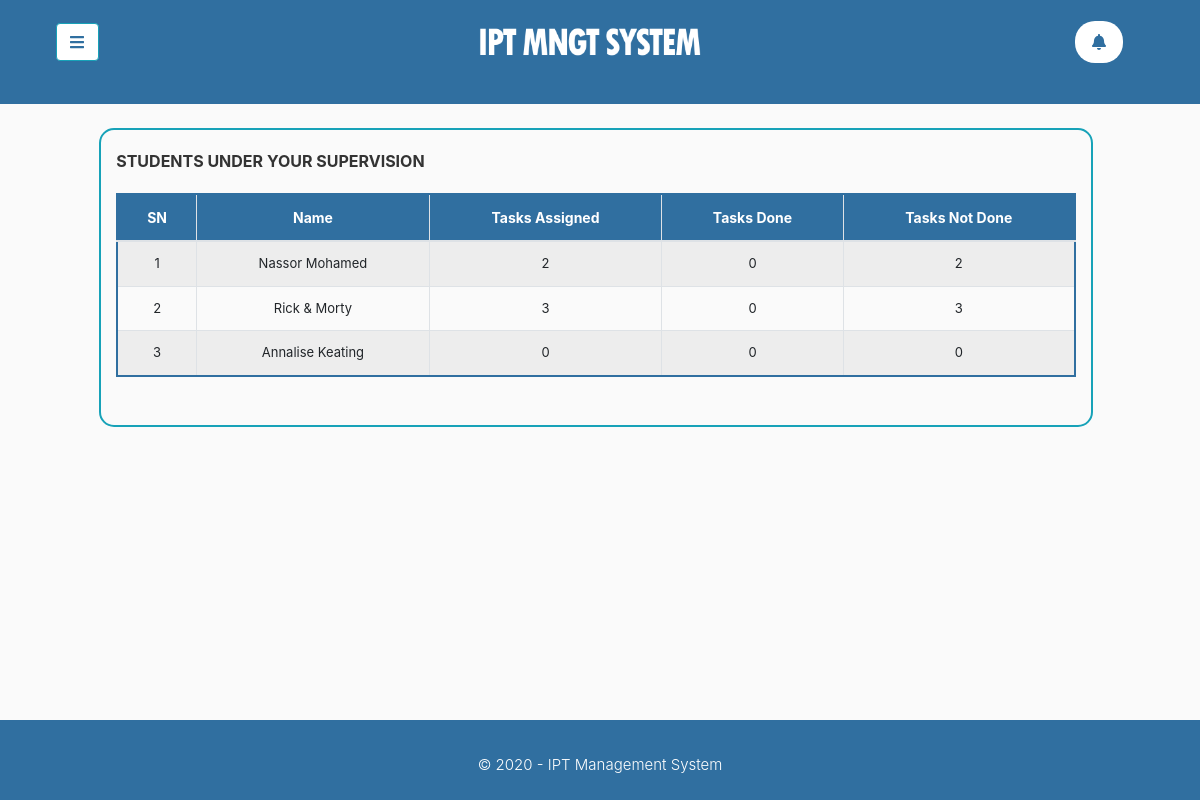
Screenshot of /Industrial_Supervisor/pages/tasks.php (signed in) with the database file from the repository.
### tables this page shows
CREATE TABLE `student_info` (
  `StudentID` int(11) NOT NULL,
  `FirstName` varchar(11) DEFAULT NULL,
  `LastName` varchar(11) DEFAULT NULL,
  `RegistrationNumber` varchar(15) DEFAULT NULL,
  `course` varchar(11) DEFAULT NULL,
  `EmailAddress` varchar(255) DEFAULT NULL,
  `PhoneNumber` int(255) DEFAULT NULL,
  `StudentPassword` varchar(255) DEFAULT NULL,
  `ProfilePicture` varchar(255) DEFAULT NULL,
  `ipt_weeks` int(11) DEFAULT NULL,
  `year_of_study` int(11) DEFAULT NULL
);

### Industrial_Supervisor/pages/tasks.php (the view, shortened to what this page needs)
<?php
    include '../phpIncludes/header.php';
    $requestUrl = $_SERVER ['REQUEST_URI'];
    $urlComponents = explode ('/', $requestUrl);
    $dot = explode ('.', $urlComponents[4]);
    $get_no = explode ('?', $dot[1]);
    $len_lastURL = count($get_no);
    $current_supervisor = $_SESSION ['IndustrialSup_ID'];
    $supervision_query = "SELECT * FROM supervision_info WHERE industrial_supervisor_ID = '$current_supervisor'";
    $run_supervision = $conn -> query ($supervision_query);
    $students_supervised = mysqli_num_rows($run_supervision);
    if ($len_lastURL < 2){
    echo "
    <div class='' id='content'>
            <div class='container-fluid'>
            <div class='row pr-2'>
                    <div class='col-lg-12 col-12 ml-auto mr-auto mt-4' >
                        <div class='row''>
                            <div class='col-lg-10 col-12 table-responsive ml-auto mr-auto' style='border: 2px solid #17A2B8; border-radius: 15px;' id='page_content'>
                               <p class='mt-3'><span style='font-size:16px; color:#333333; font-weight:bold;'> STUDENTS UNDER YOUR SUPERVISION <span></p>
                                <table class='table table-hover text-nowrap table-bordered table-striped text-center mt-2 mb-5' style='border: 2px solid #306FA0; font-size: 13px; border-radius: 20px;'>
                  <thead style='background-color: #306FA0; color:white;'>
                    <tr>
                      <th><span id='hd_txt'>SN</span></th>
                      <th><span id='hd_txt'>Name</span></th>
                      <th><span id='hd_txt'>Tasks Assigned</span></th>
                      <th><span id='hd_txt'>Tasks Done</span></th>
                      <th><span id='hd_txt'>Tasks Not Done</span></th>
                    </tr>
                  </thead>
                   <tbody>
    ";
    }
    ?>
       <?php
    $loop3 = 1;
    while ($loop3 <= $students_supervised){
        $supervision_query2 = "SELECT * FROM supervision_info WHERE industrial_supervisor_ID = '$current_supervisor' AND studentID = '$loop3'";
        $run_supervision2 = $conn -> query ($supervision_query2);
        $students_supervised2 = mysqli_num_rows($run_supervision2);
        if ($students_supervised2 != 0){
            $current_userID = $loop3;
            $sql_student = "SELECT * FROM student_info WHERE StudentID = '$current_userID'";
            $run2 = $conn -> query($sql_student);
            $student_row = $run2 -> fetch_assoc();
            if ($len_lastURL < 2){
                        $get_specific_week = "SELECT * FROM task_info WHERE StudentID = '$loop3'";
                        $run_query = $conn -> query ($get_specific_week);
                        $res_num = mysqli_num_rows($run_query);
                        $get_specific_week2 = "SELECT * FROM task_info WHERE StudentID = '$loop3' AND task_status = '1'";
                        $run_query2 = $conn -> query ($get_specific_week2);
                        $res_num2 = mysqli_num_rows($run_query2);
                        $get_specific_week3 = "SELECT * FROM task_info WHERE StudentID = '$loop3' AND task_status = '0'";
                        $run_query3 = $conn -> query ($get_specific_week3);
                        $res_num3 = mysqli_num_rows($run_query3);
                        echo "
                        <tr>
                            <td>"."$loop3"."</td>
                            <td><a href='?".$loop3."'>".$student_row['FirstName']." ".$student_row['LastName']."</a></td>
                            <td>".$res_num."</td>
                            <td>".$res_num2."</td>
                            <td>".$res_num3."</td>
                        </tr>
                        ";
                    ?>
                            </div>
                        </div>
                    </div>
                </div>
            <?php
            }
    }
        $loop3 = $loop3 + 1;
    }
                    ?>
            <?php
    include '../phpIncludes/footer2.php';
?>

### Industrial_Supervisor/styles/sidebar.css (style rules this page uses)
body { background: #fafafa; }
p { font-size: 1.1em; font-weight: 300; line-height: 1.7em; color: #999; }
a, a:hover, a:focus { color: inherit; text-decoration: none; transition: all 0.3s; }

### Industrial_Supervisor/pages/tasks.php (style rules this page uses)
.table { border: 0.5px solid #000000; }
#hd_txt { font-size: 14px; }

### rows the page displays
student_info: FirstName "Nassor", LastName "Mohamed"
student_info: FirstName "Rick", LastName "& Morty"
student_info: FirstName "Annalise", LastName "Keating"

### other values shown
$res_num "2"
$res_num2 "0"
$res_num3 "2"
$res_num "3"
$res_num3 "3"
$res_num "0"
$res_num3 "0"
